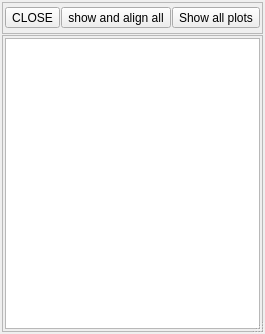
<?xml version="1.0" encoding="UTF-8"?>
<ui version="4.0">
 <class>topviewplotdlg</class>
 <widget class="QDialog" name="topviewplotdlg">
  <property name="geometry">
   <rect>
    <x>0</x>
    <y>0</y>
    <width>241</width>
    <height>334</height>
   </rect>
  </property>
  <property name="windowTitle">
   <string>qwt plots list</string>
  </property>
  <property name="sizeGripEnabled">
   <bool>true</bool>
  </property>
  <layout class="QVBoxLayout" name="verticalLayout">
   <property name="spacing">
    <number>1</number>
   </property>
   <property name="leftMargin">
    <number>2</number>
   </property>
   <property name="topMargin">
    <number>2</number>
   </property>
   <property name="rightMargin">
    <number>2</number>
   </property>
   <property name="bottomMargin">
    <number>2</number>
   </property>
   <item>
    <widget class="QFrame" name="btnframe">
     <property name="sizePolicy">
      <sizepolicy hsizetype="Preferred" vsizetype="Maximum">
       <horstretch>0</horstretch>
       <verstretch>0</verstretch>
      </sizepolicy>
     </property>
     <property name="minimumSize">
      <size>
       <width>0</width>
       <height>32</height>
      </size>
     </property>
     <property name="frameShape">
      <enum>QFrame::StyledPanel</enum>
     </property>
     <property name="frameShadow">
      <enum>QFrame::Raised</enum>
     </property>
     <layout class="QHBoxLayout" name="horizontalLayout">
      <property name="spacing">
       <number>1</number>
      </property>
      <property name="leftMargin">
       <number>2</number>
      </property>
      <property name="topMargin">
       <number>2</number>
      </property>
      <property name="rightMargin">
       <number>2</number>
      </property>
      <property name="bottomMargin">
       <number>2</number>
      </property>
      <item>
       <widget class="QToolButton" name="tbClosePlots">
        <property name="toolTip">
         <string>Close all plots</string>
        </property>
        <property name="text">
         <string>CLOSE</string>
        </property>
        <property name="icon">
         <iconset resource="plib1.qrc">
          <normaloff>:/icons/cansel1.png</normaloff>:/icons/cansel1.png</iconset>
        </property>
        <property name="iconSize">
         <size>
          <width>32</width>
          <height>32</height>
         </size>
        </property>
        <property name="toolButtonStyle">
         <enum>Qt::ToolButtonIconOnly</enum>
        </property>
       </widget>
      </item>
      <item>
       <widget class="QToolButton" name="tbShowEverything">
        <property name="toolTip">
         <string>show all plots</string>
        </property>
        <property name="text">
         <string>show and align all</string>
        </property>
        <property name="icon">
         <iconset resource="plib1.qrc">
          <normaloff>:/icons/binokl.png</normaloff>:/icons/binokl.png</iconset>
        </property>
        <property name="iconSize">
         <size>
          <width>32</width>
          <height>32</height>
         </size>
        </property>
        <property name="toolButtonStyle">
         <enum>Qt::ToolButtonIconOnly</enum>
        </property>
       </widget>
      </item>
      <item>
       <widget class="QToolButton" name="tbShowSimple">
        <property name="toolTip">
         <string>show all plots</string>
        </property>
        <property name="text">
         <string>Show all plots</string>
        </property>
        <property name="icon">
         <iconset resource="plib1.qrc">
          <normaloff>:/icons/thunderstorm-icon.png</normaloff>:/icons/thunderstorm-icon.png</iconset>
        </property>
        <property name="iconSize">
         <size>
          <width>32</width>
          <height>32</height>
         </size>
        </property>
       </widget>
      </item>
      <item>
       <spacer name="horizontalSpacer">
        <property name="orientation">
         <enum>Qt::Horizontal</enum>
        </property>
        <property name="sizeHint" stdset="0">
         <size>
          <width>103</width>
          <height>20</height>
         </size>
        </property>
       </spacer>
      </item>
     </layout>
    </widget>
   </item>
   <item>
    <widget class="QFrame" name="viewframe">
     <property name="frameShape">
      <enum>QFrame::StyledPanel</enum>
     </property>
     <property name="frameShadow">
      <enum>QFrame::Raised</enum>
     </property>
     <layout class="QVBoxLayout" name="verticalLayout_2">
      <property name="spacing">
       <number>1</number>
      </property>
      <property name="leftMargin">
       <number>2</number>
      </property>
      <property name="topMargin">
       <number>2</number>
      </property>
      <property name="rightMargin">
       <number>2</number>
      </property>
      <property name="bottomMargin">
       <number>2</number>
      </property>
      <item>
       <widget class="QTreeView" name="tv"/>
      </item>
     </layout>
    </widget>
   </item>
  </layout>
 </widget>
 <resources>
  <include location="plib1.qrc"/>
 </resources>
 <connections/>
</ui>
